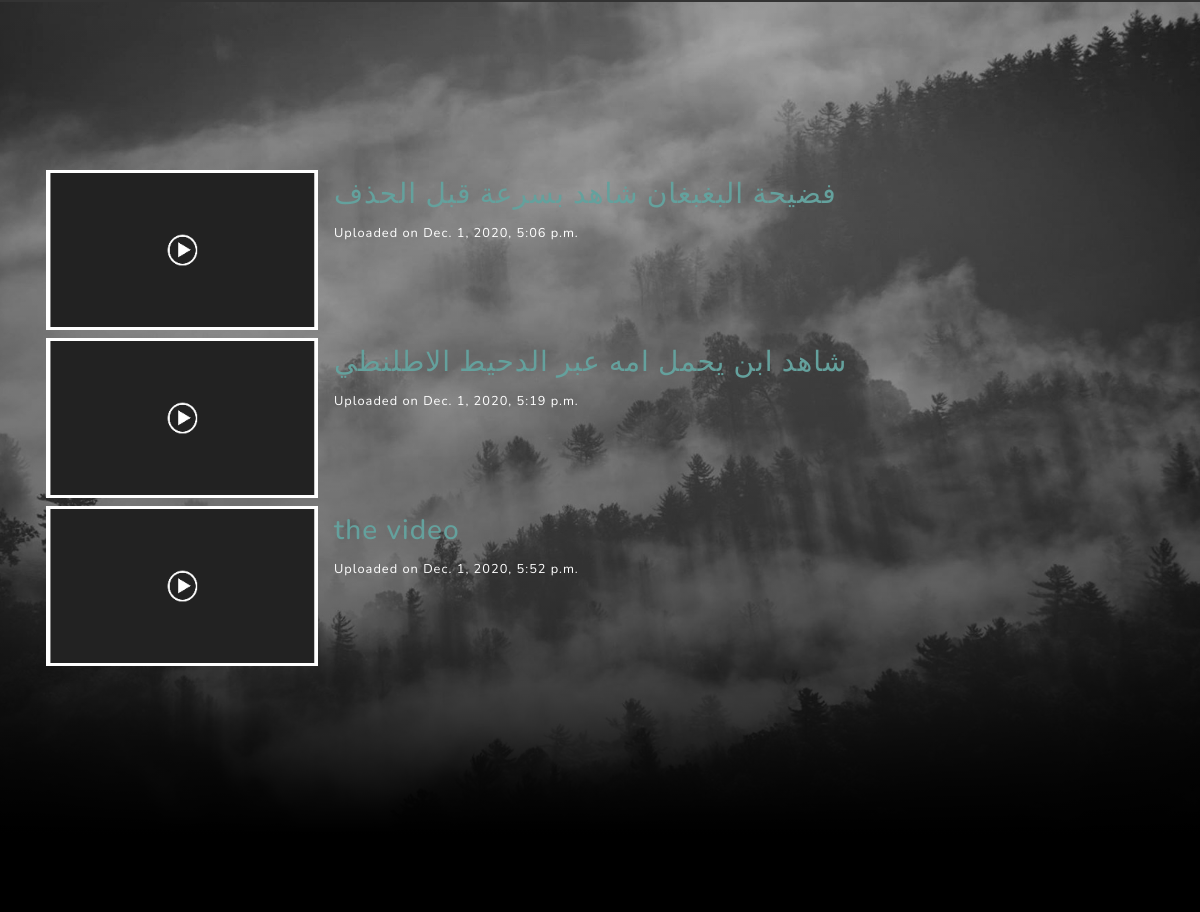
The app's page /user/dashboard/ (signed in, middle part), older data.
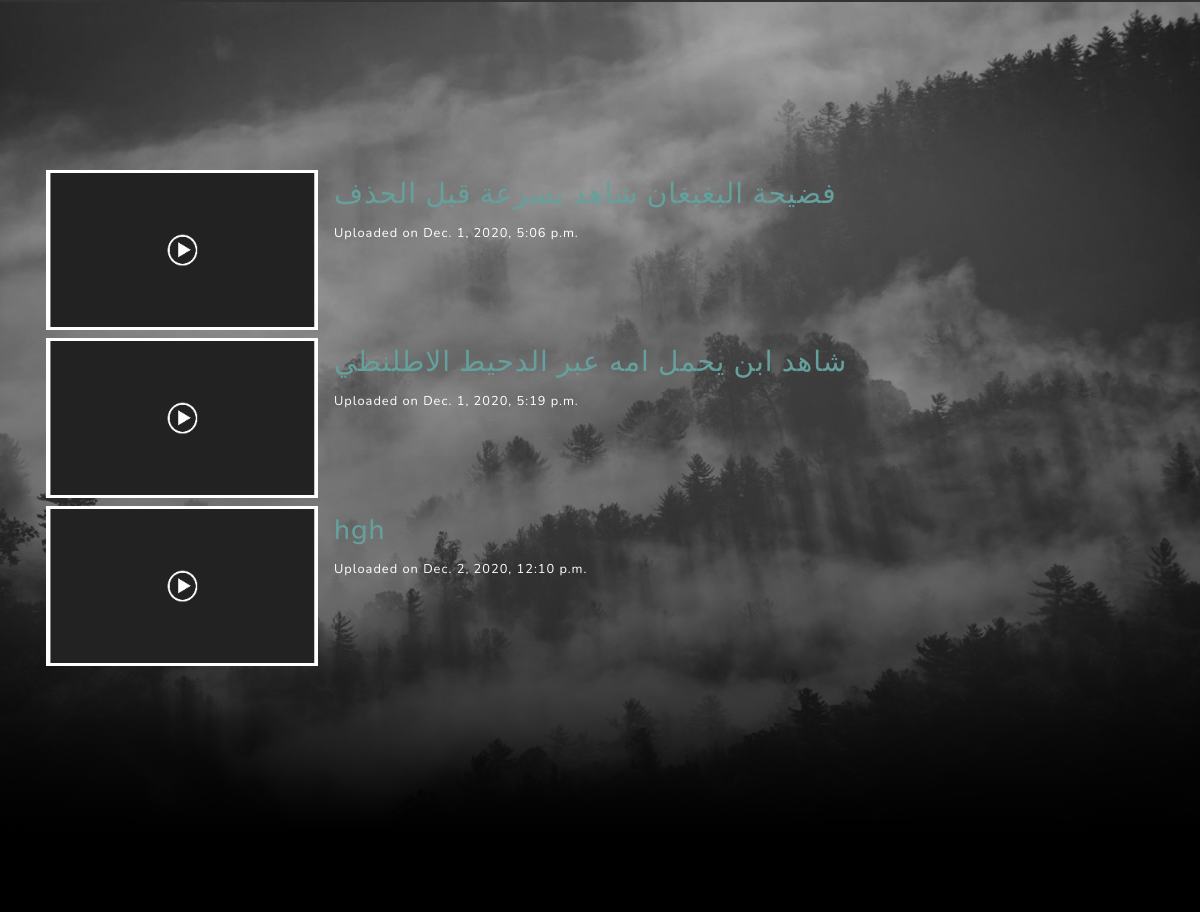
The same page, newer data.
### Videoapp/models.py (models this page shows, shortened)
class Video(models.Model):
    user = models.ForeignKey(User, on_delete = models.CASCADE)
    video = models.FileField(upload_to='Videos')
    name = models.TextField(max_length=50)
    description = models.TextField(max_length=1000)
    uploaded_at = models.DateTimeField(auto_now=True, null=True)

### Usersapp/views.py (the view)
# urls.py: path('dashboard/',views.dashboard, name= "dashboard"),
@login_required
def dashboard(request):
    if request.method == 'POST':
        u_form = UserUpdateForm(request.POST , instance=request.user)
        p_form = ProfileUpdateForm(request.POST, request.FILES ,instance=request.user.profile)
        if u_form.is_valid() and p_form.is_valid():
            u_form.save()
            p_form.save()
            messages.success(request, f'Account Updated')
            return redirect('dashboard')
    else:
        u_form = UserUpdateForm(instance=request.user)
        p_form = ProfileUpdateForm( instance=request.user.profile)
    uservideos = Video.objects.filter(user= request.user)
    context = {
        'u_form':u_form,
        'p_form':p_form,
        'uservideos': uservideos,
    }
    return render(request, 'Usersapp/dashboard.html', context)

### Usersapp/templates/Usersapp/dashboard.html (shortened to what this page needs)
{% extends 'Homeapp/base.html' %}
{% block content %}
{% load static %}
{% load crispy_forms_tags %}
<section class="signup-section" id="signup">
    <div class="container  text-white">
        {% for video in uservideos %}
        <div class="row my-2">
                <div class="content">
                    <a href="{% url 'show' video.id %}"><img class="mx-3 "style="width:17em; height:10em"
                            src="{% static 'Homeapp/img/placeholder.png' %}"></a>
                </div>
                <div class="mt-2 text-white">
                    <h3 class=" "><a  href="{% url 'show' video.id %}">{{video.name}}</a></h3>
                    <small class="  ">Uploaded on {{video.uploaded_at}} </small>
                </div>
            </div>
        {% endfor %}
    </div>
</section>
{% endblock content %}

Row changes from the older to the newer data that the page shows:
removed Video: name "the video", uploaded_at "Dec. 1, 2020, 5:52 p.m."
added Video: name "hgh", uploaded_at "Dec. 2, 2020, 12:10 p.m."
